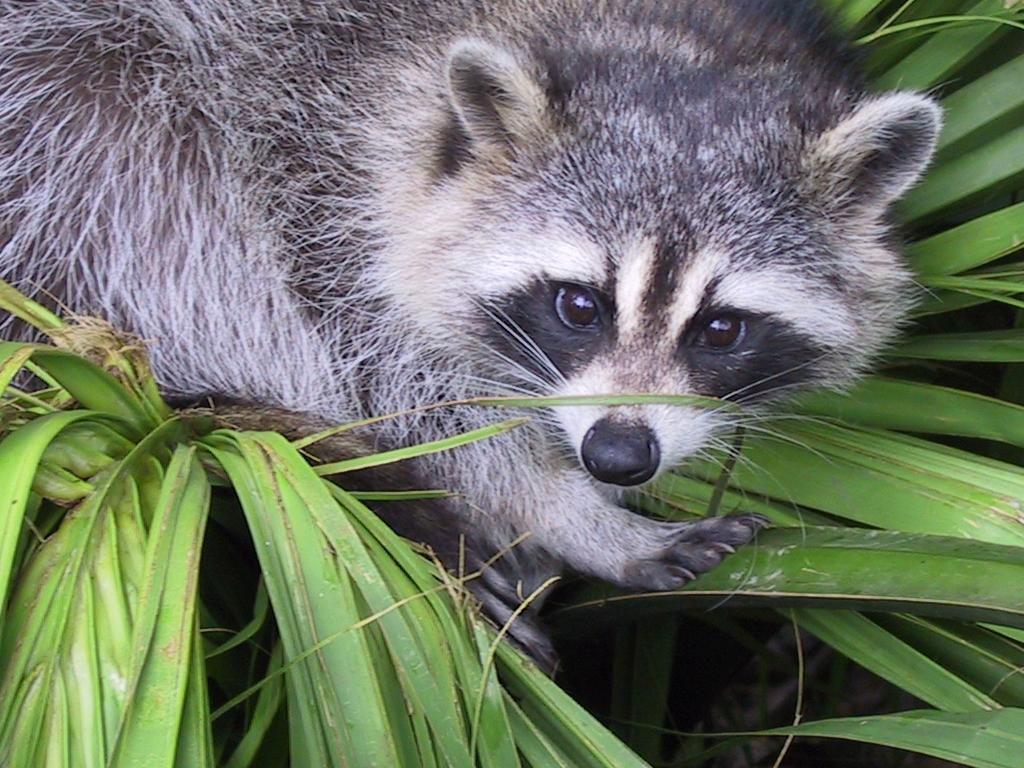
#> input picture Python/Python01/ex04/animal.jpeg, 1024 x 768 px
$ python rotate.py
#> lines starting #> are read from the running program, lines starting #| are printed output that depends on the picture
### Python/Python01/ex04/load_image.py
import numpy as np
from PIL import Image
import os


def ft_load(path: str) -> np.ndarray:
    """Function that load an image and returns its pixels as an RGB array"""
#> called with path = 'animal.jpeg'
    try:
        if not type(path) is str:
            raise AssertionError('Incorrect path')
        if not path.lower().endswith(('jpg', 'jpeg')):
            raise AssertionError('Incorrect format')
        if not os.path.exists(path):
            raise AssertionError('File does not exist')
        img = Image.open(path)
#> img is the input picture: PIL image 1024x768 RGB; mean R, G, B 110.7, 117.7, 102.1
        img_array = np.array(img)
        rgb_array = img_array[:, :, :3]
        return np.array(rgb_array)
    except AssertionError as error:
        raise AssertionError(error)

### Python/Python01/ex04/rotate.py
from load_image import ft_load
from matplotlib import pyplot as plt
import numpy as np


ZOOM_IMG = 0.6


def show_image(img: np.ndarray):
    """show an image"""
    plt.imshow(img, cmap="gray")
    plt.show()
    return


def convert_grey(img: np.ndarray):
    """convert an image to a gray scale"""
    coefficients = np.array([0.299, 0.587, 0.114]).reshape(3, 1)
    newimg = np.dot(img[:, :, :], coefficients).round().astype(np.uint8)
    return newimg


def zoom(img: np.ndarray):
    """return an img afer zoom"""
    x = len(img[0])
#> x = 1024
    y = len(img)
#> y = 768
    # [6 lines of commented-out code are left out]
    sixe_x = 400
    size_y = 400
    start_x = max(0, x // 2 - sixe_x // 2 - 50)
#> start_x = 262
    start_y = max(0, y // 2 - size_y // 2 + 300)
#> start_y = 484
    sixe_x = sixe_x + start_x
#> sixe_x = 662
    size_y = size_y + start_y
#> size_y = 884
    newimg = img[start_x:sixe_x, start_y:size_y]
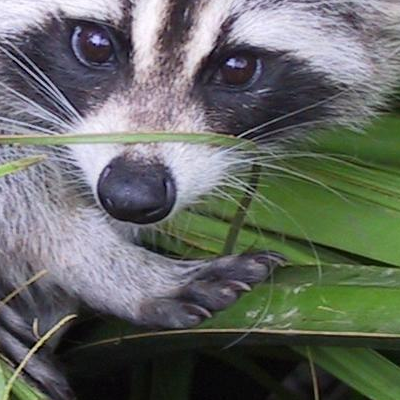
#> newimg: shape (400, 400, 3); mean R, G, B 101.3, 105.3, 100.1
    grayimg = convert_grey(newimg)
#> in convert_grey, `newimg = np.dot(img[:, :, :], coefficients).round().astype(np.uint8)`:
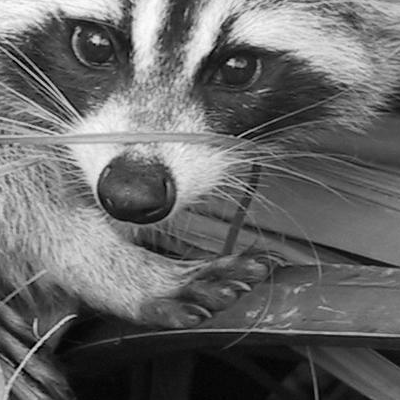
#> newimg: shape (400, 400, 1); min 0, max 251, mean 103.5
#| The shape of image is: (400, 400, 1) or (400, 400)
#> (printed output is left out)
    return grayimg


def transpose_img(img: np.ndarray):
    """function that transpose an array given in argument"""
    array_2d = img[:, :, 0]
    newimg = np.zeros((len(array_2d[0]), len(array_2d)), dtype=int)
#> newimg: shape (400, 400) int64; every value is 0
    for y in range(len(array_2d)):
        for x in range(len(array_2d[0])):
            newimg[x][y] = array_2d[y][x]
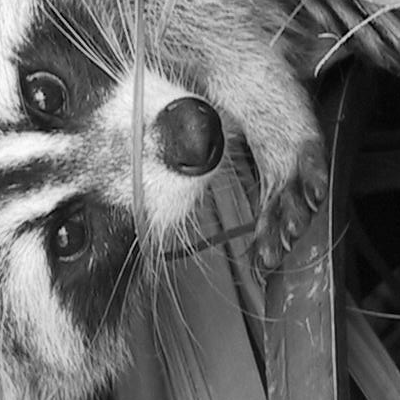
#> newimg: shape (400, 400) int64; min 0, max 251, mean 103.5
    return newimg


def main():
    """Main function or the program"""
    try:
        img = ft_load('animal.jpeg')
        newimg = zoom(img)
        print(f"The shape of image is: {np.array(newimg).shape} or \
({len(newimg)}, {len(newimg[0])})")
        print(newimg)
        transposed_img = transpose_img(newimg)
        print(f"New shape after Transpose: {np.array(transposed_img).shape}")
#| New shape after Transpose: (400, 400)
        print(transposed_img)
#> (printed output is left out)
        show_image(transposed_img)
    except AssertionError as error:
        print(f"{AssertionError.__name__}: {error}")
    return


if __name__ == "__main__":
    main()
